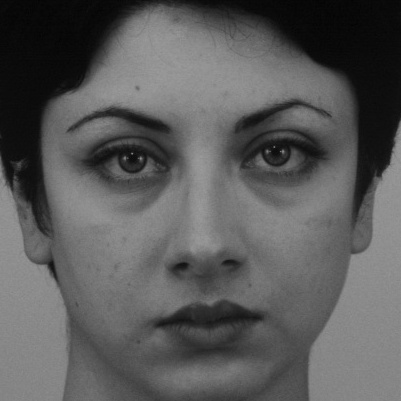
#> input picture AF23NES.jpg, 401 x 401 px
$ python featureBasedRecog.py   (Python 2 division)   (older library calls are emulated)
#> lines starting #> are read from the running program, lines starting #| are printed output that depends on the picture
### imgUtils.py
'''
These functions are most often utilized in a signal processing pipline
and are organized within this module to reprsent the form:

signal --> acquire as data --> processing --> output as data
'''

# TODO: Import only specific things and not the entire namespace
# TODO: What if the namespace is already imported?

import os
import cv2
import numpy as np
import cPickle

#===============================================================================
# Acquire data
#===============================================================================

# facerec predictor loaded from pickled file
# [74 lines left out: functions loadPredictor, fetchFiles, isEmpty, not called in this run]

def chooseCascade(choice='frontalFace'):
    # TODO: write the doc for this function

    # 'mouth' cascade doesn't work properly
    opts = {'frontalFace':'./cascadeFiles/haarcascade_frontalface_alt2.xml',
    			'profileFace':'./cascadeFiles/haarcascade_profileface.xml',
    			'leftEye':'./cascadeFiles/haarcascade_leftEye.xml',
    			'rightEye':'./cascadeFiles/haarcascade_rightEye.xml',
    			'rightEye2':'./cascadeFiles/haarcascade_righteye_2splits.xml',
    			'frontalEyes':'./cascadeFiles/haarcascade_frontalEyes.xml',
    			'eyeGlasses':'./cascadeFiles/haarcascade_eye_tree_eyeglasses.xml',
    			'fullBody':'./cascadeFiles/haarcascade_eye_tree_eyeglasses.xml',
    			'upperBody':'./cascadeFiles/haarcascade_upperbody.xml',
    			'lowerBody':'./cascadeFiles/haarcascade_upperbody.xml',
    			'lowerBody':'./cascadeFiles/haarcascade_lowerbody.xml',
    			'head':'./cascadeFiles/haarcascade_head_16x16.xml',
    			'nose':'./cascadeFiles/haarcascade_nose_25x15.xml',
    			'mouth':'./cascadeFiles/haarcascade_mcs_mouth.xml',
                'frontalFace_LBP':'./cascadeFiles/lbpcascade_frontalface.xml',
    			'mascfrontalFace_LBP': './cascadeFiles/lbpcascade_mascFrontalFace_20x20_Nov-22-2013.xml'}

    _cascade = cv2.CascadeClassifier(opts[choice])
    return _cascade

def cropToObj(cascade,image):
    '''
    Crop to the object of interest in the image

    Since cascade.detectMultiScale() can return a list
    the output of this function is also a list
    even for the case when a single image is to be returned
    '''

    # TODO: What if croping shouldn't produce rectangular region?
    # TODO: What if objImages keeps growing and consumes all available memory?

    _objRegions = cascade.detectMultiScale(image,
                                           scaleFactor=1.2,
                                           minNeighbors=3,
                                           minSize=(20, 20))

#     _objRegions = cascade.detectMultiScale(image)

    _objImages = []
    for rowNum in range(len(_objRegions)):
        x1 = _objRegions[rowNum,0]
        y1 = _objRegions[rowNum,1]
        x1PlusWidth = _objRegions[rowNum,0] + _objRegions[rowNum,2]
        y1PlusHeight = _objRegions[rowNum,1] + _objRegions[rowNum,3]

        _objImage = image[y1:y1PlusHeight,x1:x1PlusWidth]
        _objImages.append(_objImage)

    return _objRegions, _objImages

def cropByPercent(_image,hAxisPct,vAxisPct):
    '''
    use only for face images returned by cropToObj!

    crop off the forehead by hAxisPct
    crop off the ears by vAxisPct

    hAxisPct and vAxisPct should be a value between 0 and 1

    example:
    image2 = cropByPercent(image1,0.3,0.2)
    '''
    hAxis = int(hAxisPct*_image.shape[0])
    vAxis = int(vAxisPct*_image.shape[1])

    croppedImage = _image[hAxis:, vAxis:-vAxis]

    return croppedImage


#===============================================================================
# Output processed data
#===============================================================================

# Open the main camera and save an image
# [98 lines left out: functions saveCamImage, savePredictor, writePathsToFile, toGrayScale, drawMatches, not called in this run]

### featureBasedRecog.py
# Required modules
import cv2
import imgUtils
from numpy import copy
from pylab import arange, figure, plot, show, sort

# Load image in grayscale
firstImg = cv2.imread('./AF23NES.jpg', 0)
#> firstImg is the input picture: shape (401, 401); min 2, max 156, mean 90.3
secondImg = copy(firstImg)

# Find face in image
haarFaceCascade = imgUtils.chooseCascade() # choseCascade without choice gives frontalFace

firstFaceRegion, firstImg = imgUtils.cropToObj(haarFaceCascade, firstImg)
#> the loop in cropToObj, `for rowNum in range(len(_objRegions)):` made 1 pass
#> (x1, y1, x1PlusWidth, y1PlusHeight) on pass 1: (30, 26, 377, 373)
#> pass 1, in cropToObj, `_objImage = image[y1:y1PlusHeight,x1:x1PlusWidth]`:
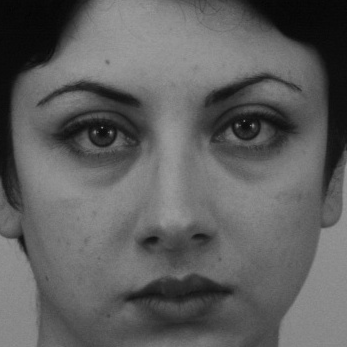
#> _objImage: shape (347, 347); min 4, max 156, mean 95.3
#> firstFaceRegion = [[30, 26, 347, 347]]; firstImg = 1 item
secondFaceRegion, secondImg = imgUtils.cropToObj(haarFaceCascade, secondImg)
#> the loop in cropToObj (call 2), `for rowNum in range(len(_objRegions)):` made 1 pass
#> secondFaceRegion = [[30, 26, 347, 347]]; secondImg = 1 item

# cropToObj returns a list of objects
firstFaceRegion = firstFaceRegion[0]
#> firstFaceRegion = [30, 26, 347, 347]
secondFaceRegion = secondFaceRegion[0]
#> secondFaceRegion = [30, 26, 347, 347]
firstImg = firstImg[0]
secondImg = secondImg[0]

# Resize to a suitable shape
imgSize = (200,200)

firstImg = cv2.resize(firstImg,imgSize,cv2.cv.CV_INTER_AREA)
#> firstImg: shape (200, 200)
# secondImg = cv2.resize(secondImg,imgSize,cv2.cv.CV_INTER_AREA)

print 'firstImg size = {0}'.format(firstImg.shape)
#| firstImg size = (200, 200)
print 'secondImg size = {0}'.format(secondImg.shape)
#| secondImg size = (347, 347)
print '\n'

# Remove forehead and ears
firstImg = imgUtils.cropByPercent(firstImg,0.2,0.2)
#> in cropByPercent, `croppedImage = _image[hAxis:, vAxis:-vAxis]`:
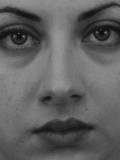
#> croppedImage: shape (160, 120); min 11, max 154, mean 96
secondImg = imgUtils.cropByPercent(secondImg,0.2,0.2)

# Choose an algorithm for extracting keypoints
#detectAlgo = 'SURF'
#featureExtractor = cv2.FeatureDetector_create(detectAlgo)

#> (the run stopped early here; a loop or call above may not have finished)
